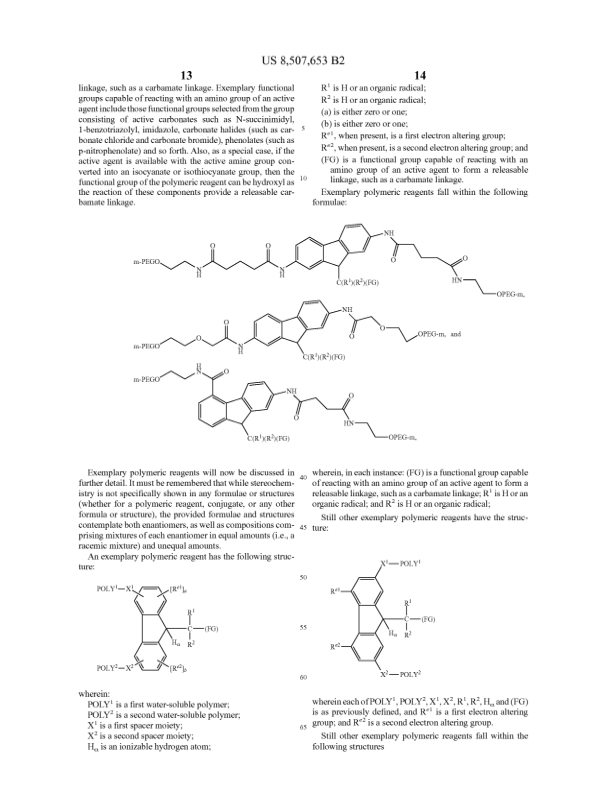
#> input picture testpull_ocv_pages/page-10.png, 615 x 792 px
$ jupyter execute --allow-errors opencv.ipynb
#> lines starting #> are read from the running program, lines starting #| are printed output that depends on the picture; after the words box and inside, x2 and y2 are one past the last pixel; in counts of white or black regions, pixels touching at a corner belong together
[cell 1]
import cv2
import numpy as np
from pdf2image import convert_from_path
import sys, fitz  # import the bindings

[cell 2]
# Store Pdf with convert_from_path function
path = 'pdfs_google_patent/1498383555865983980-08507653 - US8507653.pdf'

#1498392494248982643-08003742 - US8003742.pdf

#> (a cell that did not finish here is left out)

[cell 4]
page_path = 'testpull_ocv_pages/page-10.png'

# Load image, grayscale, Otsu's threshold
image = cv2.imread(page_path)
#> image is the input picture: shape (792, 615, 3); min 0, max 255, mean 247
original = image.copy()
gray = cv2.cvtColor(image, cv2.COLOR_BGR2GRAY)
thresh = cv2.threshold(gray, 0, 255, cv2.THRESH_BINARY_INV + cv2.THRESH_OTSU)[1]
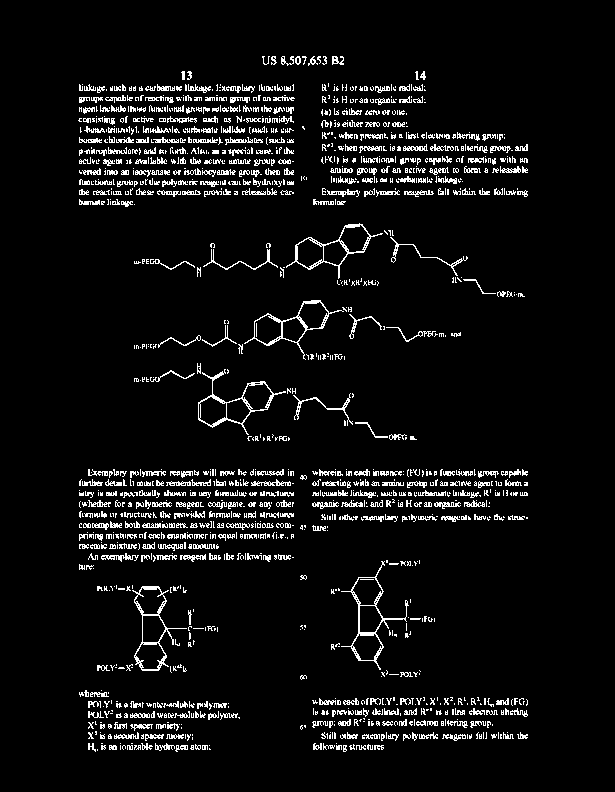
#> thresh: shape (792, 615); 6.2% white in thin lines or dots, all inside (x1, y1, x2, y2) = (78, 56, 528, 752)

# Dilate with horizontal kernel
kernel = cv2.getStructuringElement(cv2.MORPH_RECT, (20,10))
dilate = cv2.dilate(thresh, kernel, iterations=2)
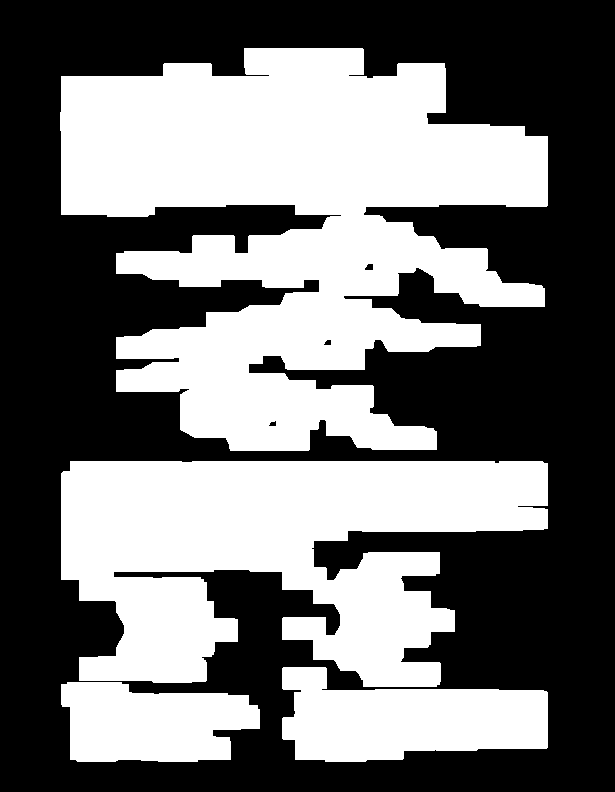
#> dilate: shape (792, 615); 45.1% white; 4 white regions

# Find contours and remove non-diagram contours
cnts = cv2.findContours(dilate, cv2.RETR_EXTERNAL, cv2.CHAIN_APPROX_SIMPLE)
#> cnts = 4 contours; box (x1, y1, x2, y2) and area: (60, 48, 548, 451) 115398, (61, 461, 548, 687) 70692, (282, 667, 548, 762) 17432, (61, 682, 260, 762) 12266
cnts = cnts[0] if len(cnts) == 2 else cnts[1]
for c in cnts:
    x,y,w,h = cv2.boundingRect(c)
    area = cv2.contourArea(c)
    if w/h > 2 and area > 10000:
        cv2.drawContours(dilate, [c], -1, (0,0,0), -1)
#> this loop made 4 passes
#> (x, y, w, h, area) on passes 1 to 4: (61, 682, 199, 80, 12266.5), (282, 667, 266, 95, 17432.5), (61, 461, 487, 226, 70692), (60, 48, 488, 403, 115397.5)
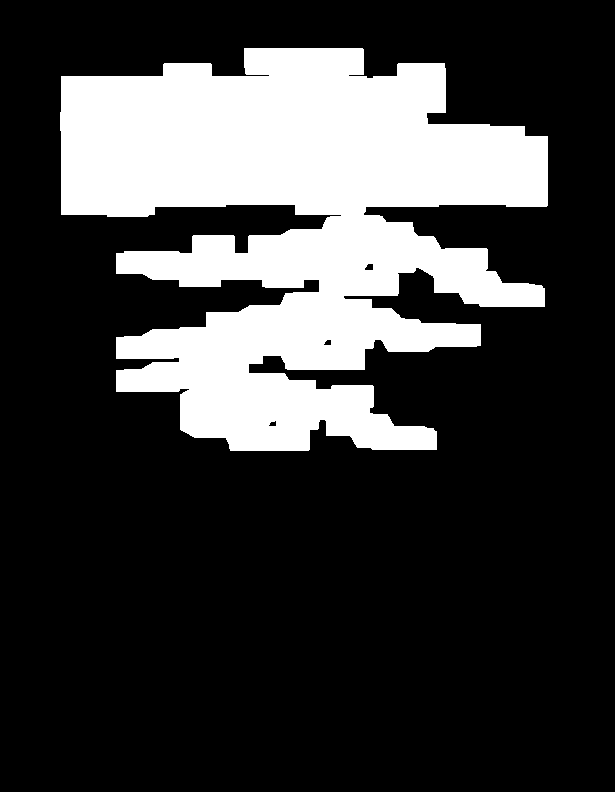
#> dilate: shape (792, 615); 24.1% white; 1 white region

# Iterate through diagram contours and form single bounding box
boxes = []
cnts = cv2.findContours(dilate, cv2.RETR_EXTERNAL, cv2.CHAIN_APPROX_SIMPLE)
#> cnts = 1 contour; box (x1, y1, x2, y2) and area: (60, 48, 548, 451) 115398
cnts = cnts[0] if len(cnts) == 2 else cnts[1]
for c in cnts:
    x, y, w, h = cv2.boundingRect(c)
    boxes.append([x,y, x+w,y+h])
#> this loop made 1 pass
#> (x, y, w, h) on pass 1: (60, 48, 488, 403)
#> after the loop, boxes = [[60, 48, 548, 451]]

boxes = np.asarray(boxes)
x = np.min(boxes[:,0])
y = np.min(boxes[:,1])
w = np.max(boxes[:,2]) - x
h = np.max(boxes[:,3]) - y

# Extract ROI
cv2.rectangle(image, (x,y), (x + w,y + h), (36,255,12), 3)
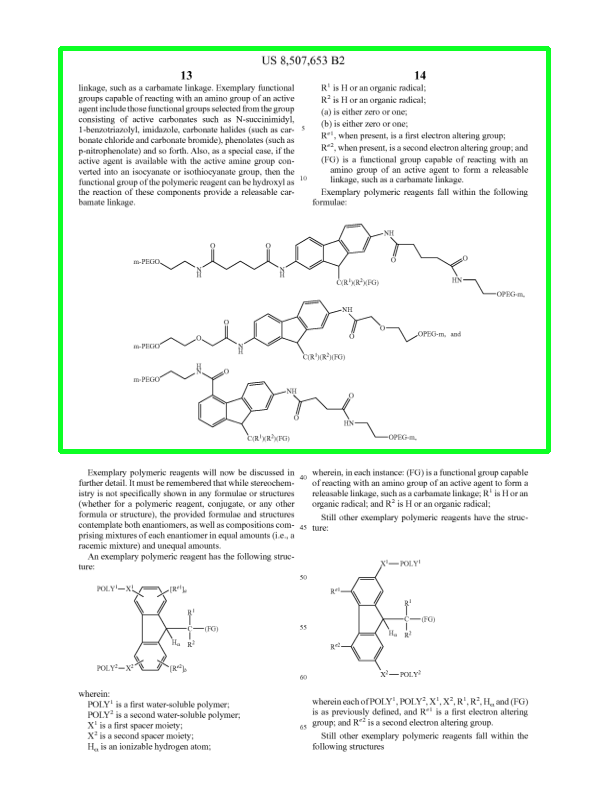
#> image: shape (792, 615, 3); 1.83% of pixels changed, all inside (x1, y1, x2, y2) = (58, 46, 551, 454)
ROI = original[y:y+h, x:x+w]
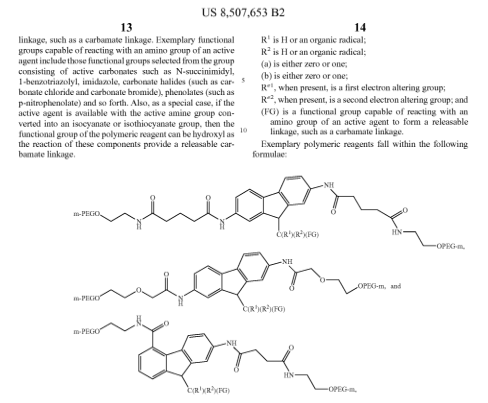
#> ROI: shape (403, 488, 3); min 0, max 255, mean 244.7

cv2.imshow('image', image)
cv2.imshow('thresh', thresh)
cv2.imshow('dilate', dilate)
cv2.imshow('ROI', ROI)
cv2.waitKey(0)
#> Out = 27

$ run again, with testpull_ocv_pages/page-0.png copied over testpull_ocv_pages/page-10.png
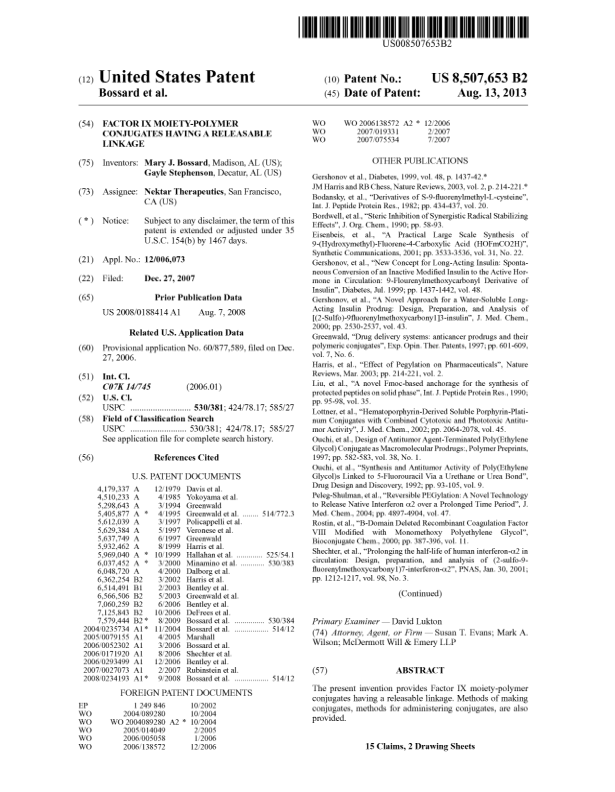
#> input picture testpull_ocv_pages/page-0.png, 615 x 792 px
#> image is the input picture: shape (792, 615, 3); min 0, max 255, mean 240.1
#> thresh: shape (792, 615); 9.8% white in thin lines or dots, all inside (x1, y1, x2, y2) = (79, 16, 529, 751)
#> `cnts = cv2.findContours(dilate, cv2.RETR_EXTERNAL, cv2.CHAIN_APPROX_SI..`: cnts = 3 contours; box (x1, y1, x2, y2) and area: (61, 62, 549, 760) 300317, (280, 8, 549, 57) 11397, (349, 735, 495, 761) 3438
#> the loop `for c in cnts:` made 3 passes
#> (x, y, w, h, area) on passes 1 to 3: (349, 735, 146, 26, 3438.5), (61, 62, 488, 698, 300317), (280, 8, 269, 49, 11397)
#> after the loop `for c in cnts:`:
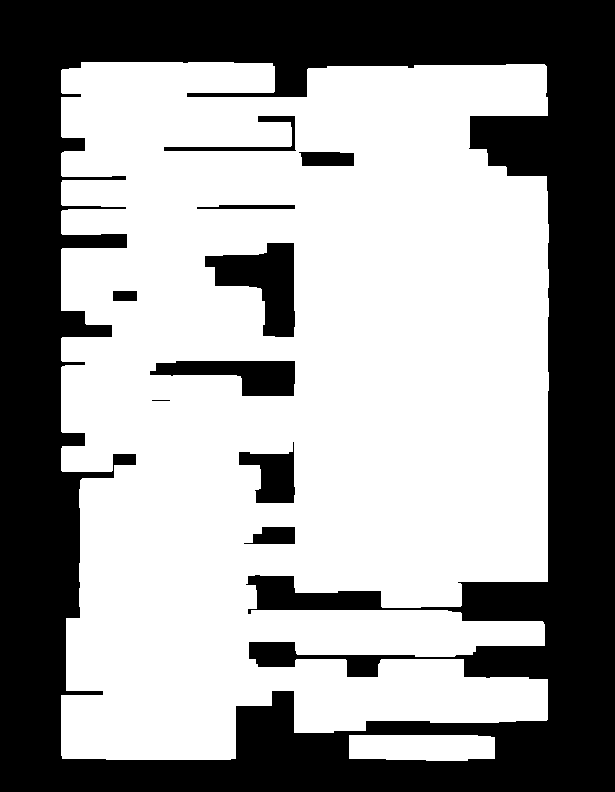
#> dilate: shape (792, 615); 60.4% white; 10 black regions (1 under 20 px)
#> `cnts = cv2.findContours(dilate, cv2.RETR_EXTERNAL, cv2.CHAIN_APPROX_SI..`: cnts = 2 contours; box (x1, y1, x2, y2) and area: (61, 62, 549, 760) 300317, (349, 735, 495, 761) 3438
#> the loop `for c in cnts:` made 2 passes
#> (x, y, w, h) on passes 1 to 2: (349, 735, 146, 26), (61, 62, 488, 698)
#> after the loop `for c in cnts:`: boxes = [[349, 735, 495, 761], [61, 62, 549, 760]]
#> `h = np.max(boxes[:,3]) - y`: h = 699
#> image: shape (792, 615, 3); 2.43% of pixels changed, all inside (x1, y1, x2, y2) = (59, 60, 552, 764)
#> `ROI = original[y:y+h, x:x+w]`:
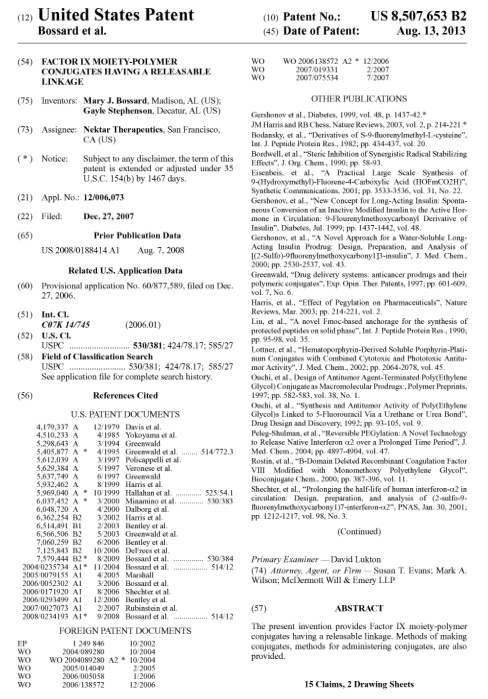
#> ROI: shape (699, 488, 3); min 0, max 255, mean 236.3
#> Out = 27

$ run again, with testpull_ocv_pages/page-11.png copied over testpull_ocv_pages/page-10.png
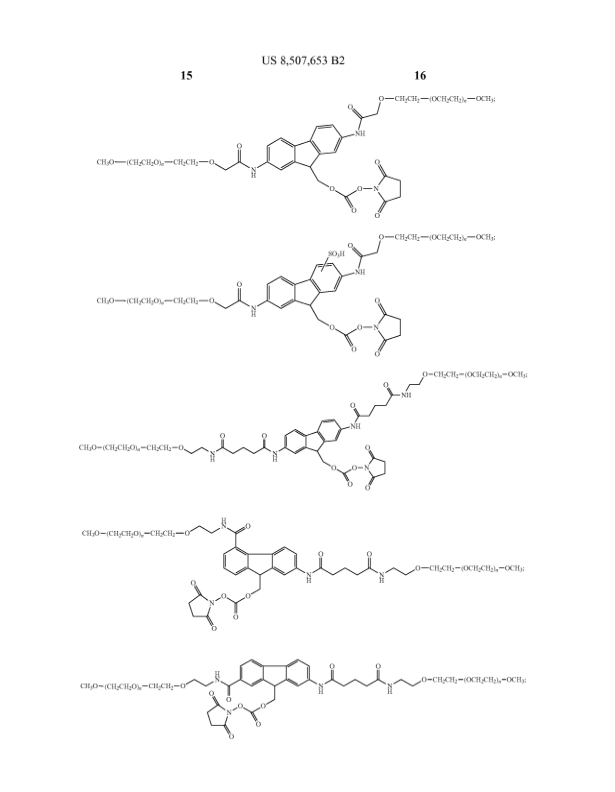
#> input picture testpull_ocv_pages/page-11.png, 615 x 792 px
#> image is the input picture: shape (792, 615, 3); min 3, max 255, mean 252.6
#> thresh: shape (792, 615); 1.7% white in thin lines or dots, all inside (x1, y1, x2, y2) = (79, 56, 527, 739)
#> `cnts = cv2.findContours(dilate, cv2.RETR_EXTERNAL, cv2.CHAIN_APPROX_SI..`: cnts = 6 contours; box (x1, y1, x2, y2) and area: (79, 63, 515, 367) 46402, (64, 510, 544, 641) 22774, (61, 363, 547, 500) 21524, (62, 651, 546, 749) 20094, (244, 48, 364, 76) 3146, (163, 63, 212, 90) 1238
#> the loop `for c in cnts:` made 6 passes
#> (x, y, w, h, area) on passes 1 to 6: (62, 651, 484, 98, 20093.5), (64, 510, 480, 131, 22773.5), (61, 363, 486, 137, 21524), (79, 63, 436, 304, 46401.5), (163, 63, 49, 27, 1238.5), (244, 48, 120, 28, 3146.5)
#> after the loop `for c in cnts:`:
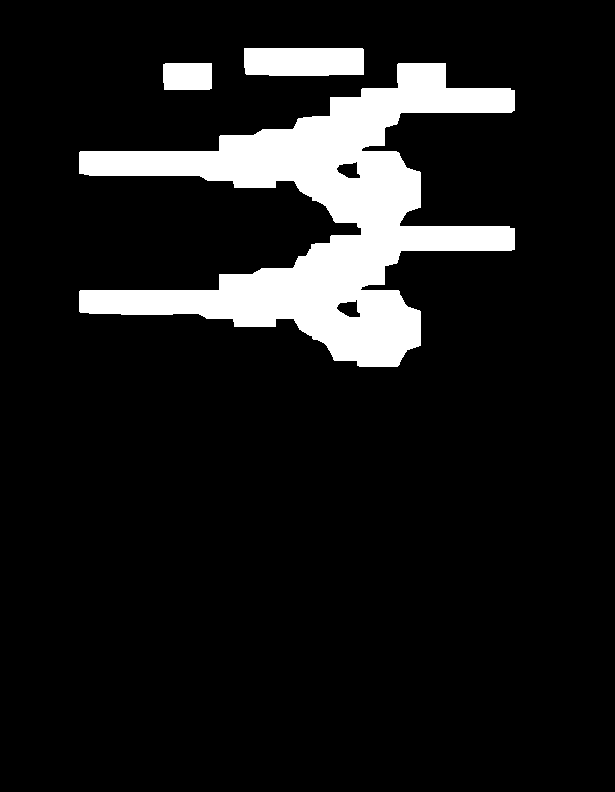
#> dilate: shape (792, 615); 10.6% white; 3 white regions
#> `cnts = cv2.findContours(dilate, cv2.RETR_EXTERNAL, cv2.CHAIN_APPROX_SI..`: cnts = 3 contours; box (x1, y1, x2, y2) and area: (79, 63, 515, 367) 46402, (244, 48, 364, 76) 3146, (163, 63, 212, 90) 1238
#> the loop `for c in cnts:` made 3 passes
#> (x, y, w, h) on passes 1 to 3: (79, 63, 436, 304), (163, 63, 49, 27), (244, 48, 120, 28)
#> after the loop `for c in cnts:`: boxes = [[79, 63, 515, 367], [163, 63, 212, 90], [244, 48, 364, 76]]
#> `x = np.min(boxes[:,0])`: x = 79
#> `w = np.max(boxes[:,2]) - x`: w = 436
#> `h = np.max(boxes[:,3]) - y`: h = 319
#> image: shape (792, 615, 3); 1.55% of pixels changed, all inside (x1, y1, x2, y2) = (77, 46, 518, 370)
#> `ROI = original[y:y+h, x:x+w]`:
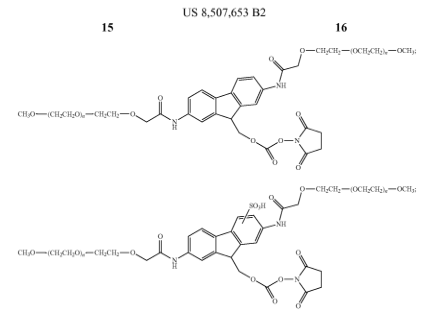
#> ROI: shape (319, 436, 3); min 3, max 255, mean 251.3
#> Out = 27
